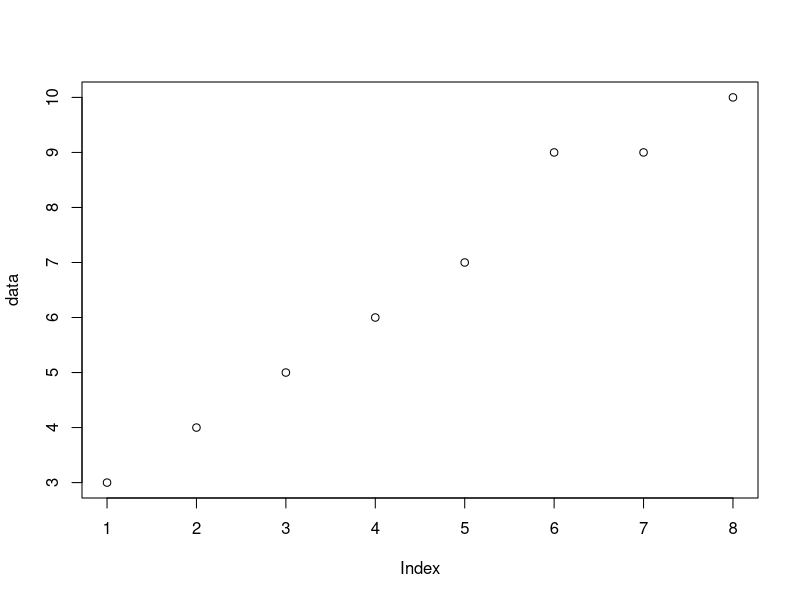

Source code (R):
## ---- chunk 1
knitr::opts_chunk$set(echo = TRUE)
## ---- chunk 2
data <- c(3, 4, 5, 6, 7, 9, 9, 10)
View(data)
## ---- chunk 3
plot(data)
